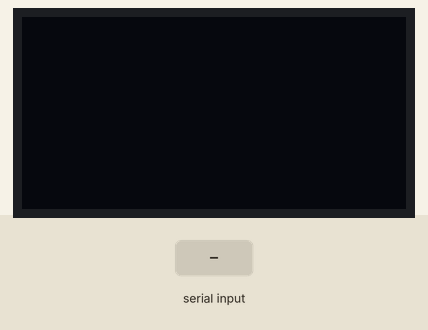
Recording of a sketch running on a simulated ESP32. On the bench: 128×64 one-colour display. The inputs (shaded band) are chosen by the test bench. Nothing arrives over Bluetooth unless stated; what the sketch prints to the serial monitor is not drawn.

Above: at 1.2 s.
1.3 s: "1\n" received over the second serial link
At 2.5 s:
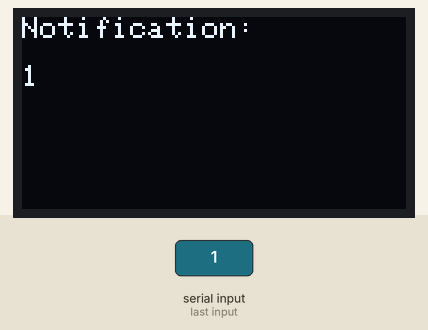
2.8 s: "0\n" received over the second serial link
At 3.7 s:
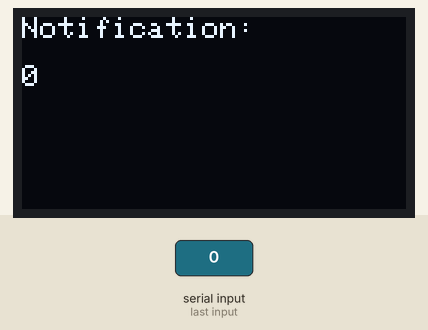
4.3 s: "2\n" received over the second serial link
Timing chart, 0 to 7.3 s (numbered marks = the images above; inputs shaded):
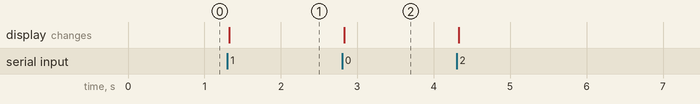

Measured:
- after the input at 1.3 s, the display: changes at once (image 1)
- after the input at 2.8 s, the display: changes at once (image 2)

The sketch:

notifications.ino
```cpp
#include <Wire.h>
#include <Adafruit_GFX.h>
#include <Adafruit_SSD1306.h>
#include "BluetoothSerial.h"

#define SCREEN_WIDTH 128
#define SCREEN_HEIGHT 64
#define OLED_RESET -1
Adafruit_SSD1306 display(SCREEN_WIDTH, SCREEN_HEIGHT, &Wire, OLED_RESET);

BluetoothSerial SerialBT;

void setup() {
  // Initialize OLED display
  if (!display.begin(SSD1306_SWITCHCAPVCC, 0x3C)) {
    Serial.println(F("SSD1306 allocation failed"));
    for (;;);
  }
  display.clearDisplay();
  display.setTextSize(1);
  display.setTextColor(SSD1306_WHITE);
  display.setCursor(0, 0);
  display.display();

  // Initialize Bluetooth Serial
  Serial.begin(115200);
  SerialBT.begin("ESP32_BT"); // Bluetooth device name
  Serial.println("The device started, now you can pair it with Bluetooth!");
}

void loop() {
  // Check if Bluetooth has incoming data
  if (SerialBT.available()) {
    String notification = SerialBT.readStringUntil('\n');

    // Display notification on OLED
    display.clearDisplay();
    display.setCursor(0, 0);
    display.setTextSize(1);
    display.print("Notification:");
    display.setCursor(0, 16);
    display.print(notification); // Print the notification
    display.display();
  }
}
```
